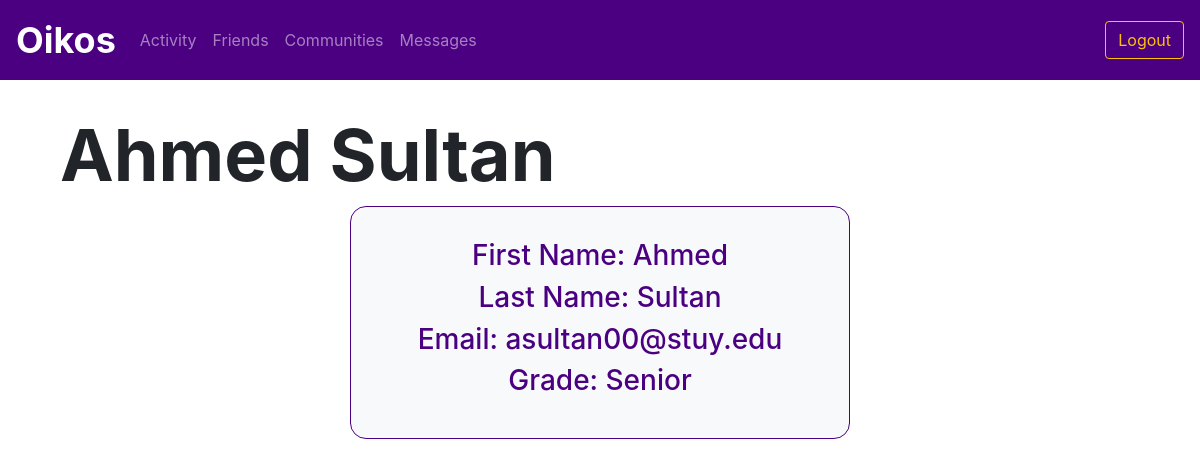
Page /profile/2 (signed in) on the committed database.
### utl/models.py (models this page shows)
class User(db.Model):
    userID = db.Column(db.Integer, primary_key=True)
    email = db.Column(db.Text, unique=True, nullable=False)
    password = db.Column(db.Text, nullable=False)
    firstName = db.Column(db.Text, nullable=False)
    lastName = db.Column(db.Text, nullable=False)
    displayName = db.Column(db.Text, nullable=False)
    grade = db.Column(db.Text, nullable=False)

### app.py (the view)
@app.route("/profile/<userID>")
@login_required
def profile(userID):
    user = usersfunctions.getUser(userID)
    return render_template("profile.html", user=user)

### app.py (called while the page is built)
def login_required(f):
    @wraps(f)
    def decorated_function(*args, **kwargs):
        if "userID" not in session:
            return redirect(url_for('login'))
        return f(*args, **kwargs)
    return decorated_function

### utl/users.py (called while the page is built)
def getUser(userID):
    user = User.query.filter_by(userID=userID).first()
    return user

### templates/profile.html (shortened to what this page needs)
{% extends "base.html" %}
{% block loginoptions %}
<button type="button" class="btn btn-outline-warning">Logout</button>
{% endblock %}
{% block body %}
    <div class="content">
        <h1 class="display-3" style="font-weight: 700; padding-left: 5vw; padding-top: 5vh;">{{ user.displayName }}</h1>
    </div>
    <div class="container col-md-5 bg-light border border-primary text-center" style="padding: 2em; border-radius: 1em;">
        <h3>First Name: {{ user.firstName }}</h3>
        <h3>Last Name: {{ user.lastName }}</h3>
        <h3>Email: {{ user.email }}</h3>
        <h3>Grade: {{ user.grade }}</h3>
    </div>
{% endblock %}

### static/css/style.css (style rules this page uses)
.border-primary { color: indigo !important; }
.border-primary { border-color: indigo !important; }

### rows in the picture
User: displayName "Ahmed Sultan", firstName "Ahmed", lastName "Sultan", email "asultan00@stuy.edu", grade "Senior"
